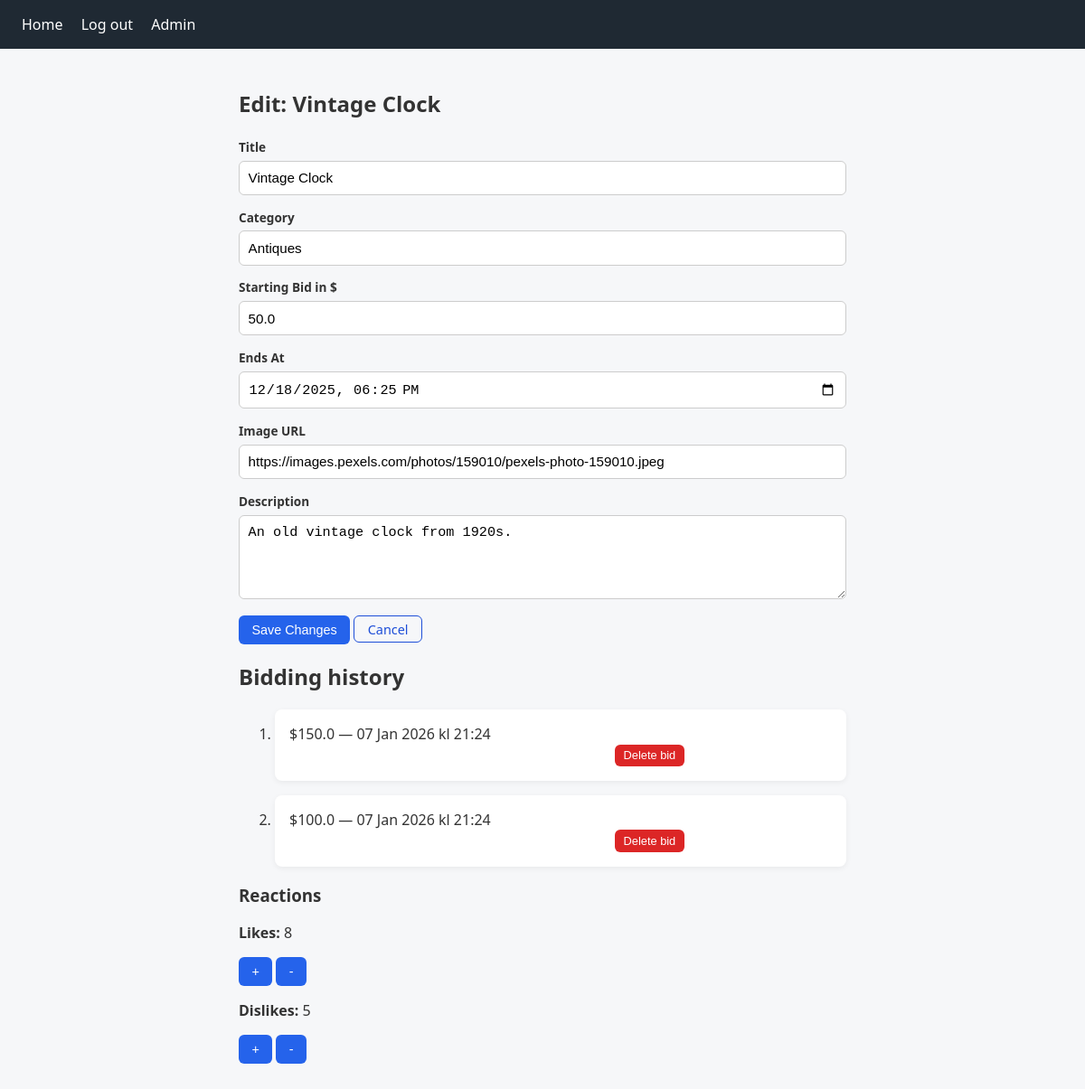
Screenshot of /admin/edit/1 (signed in) with the database file from the repository.
### models/auction.py (models this page shows)
class Auction(db.Model):
    __tablename__ = 'auctions'
    id = db.Column(db.Integer, primary_key=True)
    title = db.Column(db.String(50), unique=True, nullable=False)
    description = db.Column(db.String(10), nullable=False)
    category = db.Column(db.String(20), nullable=False)
    starting_bid = db.Column(db.Float, nullable=False)
    start_at = db.Column(db.DateTime, server_default=db.func.now())
    end_at = db.Column(db.DateTime, nullable=False)
    image_url = db.Column(db.String(200), nullable=True) # URL till bild

### models/bid.py (models this page shows)
class Bid(db.Model):
    __tablename__ = 'bids'
    id = db.Column(db.Integer, primary_key=True)
    auction_id = db.Column(db.Integer, db.ForeignKey('auctions.id'), nullable=False)
    bidder_email = db.Column(db.String(120), db.ForeignKey('users.email'), nullable=False)
    amount = db.Column(db.Float, nullable=False)
    created_at = db.Column(db.DateTime, server_default=db.func.now())

### blueprints/admin/admin_routes.py (the view, shortened to what this page needs)
@admin_bp.route('/add', methods=['GET', 'POST'])
@admin_bp.route('/edit/<int:auction_id>', methods=['GET', 'POST'])
@login_required
def admin_form(auction_id=None):
    if not is_admin():
        flash('Access denied: You must be an administrator.', 'danger')
        return redirect(url_for('auctions_bp.auctions_list'))
    auction_edit = None
    title = "Add new auction"
    history = []
    if auction_id:
        auction_edit = auction_repo.get_auction_by_id(auction_id)
        title = f"Edit: {auction_edit.title}"
        history = auction_repo.get_bidding_history(auction_id)
        likes = reactions_repo.count(auction_id, "like")
        dislikes = reactions_repo.count(auction_id, "dislike")
    else:
        likes = 0
        dislikes = 0
    return render_template(
    "admin_auction_form.html",
    auction=auction_edit,
    title=title,
    history=history,
    likes=likes,
    dislikes=dislikes
)

### blueprints/admin/admin_routes.py (called while the page is built)
def is_admin():
    return current_user.is_authenticated and current_user.role == 'admin'

### dbrepository/auction_repo.py (called while the page is built)
    def get_auction_by_id(self, auction_id):
        return Auction.query.get_or_404(auction_id)

    def get_bidding_history(self, auction_id):
        return (Bid.query
                .filter_by(auction_id=auction_id)
                .order_by(Bid.created_at.desc())
                .all())

### dbrepository/reactions_repo.py (called while the page is built)
    def count(self, auction_id, kind):
        return Reaction.query.filter_by(auction_id=auction_id, kind=kind).count()

### flask_app.py (called while the page is built)
@login_manager.user_loader
def load_user(user_id):
    return User.query.get(int(user_id))

### blueprints/admin/templates/admin_auction_form.html (shortened to what this page needs)
{% extends "base.html" %}
{% block content %}
<section>
    <h1>{{ title }}</h1>
    <form method="POST">
        <div>
            <label for="title" class="form-label">Title</label>
            <input type="text" placeholder="Example Nightstand" id="title" name="title"
                value="{{ auction.title if auction else '' }}" required>
        </div>
        <div class="mb-3">
            <label for="category" class="form-label">Category</label>
            <input type="text" placeholder="Example furniture" id="category" name="category"
                value="{{ auction.category if auction else '' }}" required>
        </div>
        <div>
            <div>
                <label for="starting_bid" class="form-label">Starting Bid in $</label>
                <input type="text" placeholder="100.00" id="starting_bid" name="starting_bid"
                    value="{{ auction.starting_bid if auction else '' }}" required>
            </div>
            <div>
                <label for="end_at" class="form-label">Ends At</label>
                <input type="datetime-local" id="end_at" name="end_at"
                    value="{{ auction.end_at if auction else '' }}" required>
            </div>
            <div>
                <label for="image_url" class="form-label">Image URL</label>
                <input type="text" placeholder="Optional" id="image_url" name="image_url"
                    value="{{ auction.image_url if auction else '' }}" >
            </div>
        </div>
        <div>
            <label for="description" class="form-label">Description</label>
            <textarea id="description" placeholder="Describe your item" name="description" rows="4"
                required>{{ auction.description if auction else '' }}</textarea>
        </div>
        <button type="submit" class="button">
            {{ 'Save Changes' if auction else 'Add auction' }}
        </button>
        <a href="{{ url_for('admin_bp.admin_auctions_list') }}" class="button-secondary">Cancel</a>
    </form>
    <h2>Bidding history</h2>
    <ol>
        {% for bid in history %}
        <li>${{ bid.amount }} — {{ bid.created_at.strftime("%d %b %Y kl %H:%M") }}
            <form action="{{ url_for('admin_bp.admin_delete_bid', bid_id=bid.id) }}" method="POST" style="display:inline;">
            <button type="submit" class="button small danger button-far-right"
                onclick="return confirm('Are you sure you want to delete this bid?');"
                aria-label="Delete bid for {{ auction.title }}">Delete bid</button>
        </form>
        </li>
        {% else %}
        <li>No bids yet.</li>
        {% endfor %}
    </ol>
    {% if auction %}
    <h3>Reactions</h3>
    <p>
        <b>Likes:</b> {{ likes }}
    <form method="post" action="{{ url_for('admin_bp.admin_likes_plus', auction_id=auction.id) }}"
        style="display:inline;">
        <button class="button" type="submit">+</button>
    </form>
    <form method="post" action="{{ url_for('admin_bp.admin_likes_minus', auction_id=auction.id) }}"
        style="display:inline;">
        <button class="button" type="submit">-</button>
    </form>
    </p>
    <p>
        <b>Dislikes:</b> {{ dislikes }}
    <form method="post" action="{{ url_for('admin_bp.admin_dislikes_plus', auction_id=auction.id) }}"
        style="display:inline;">
        <button class="button" type="submit">+</button>
    </form>
    <form method="post" action="{{ url_for('admin_bp.admin_dislikes_minus', auction_id=auction.id) }}"
        style="display:inline;">
        <button class="button" type="submit">-</button>
    </form>
    </p>
    {% endif %}
</section>
{% endblock %}

### Static/style.css (style rules this page uses)
* { box-sizing: border-box; }
body { margin: 0; font-family: system-ui, -apple-system, BlinkMacSystemFont, "Segoe UI", Roboto, Oxygen, Ubuntu, Cantarell, "Open Sans", "Helvetica Neue", sans-serif; background-color: #f6f7f9; color: #333; }
li { background: white; padding: 1rem; margin-top: 1rem; margin-bottom: 1rem; border-radius: 8px; box-shadow: 0 2px 6px rgba(0,0,0,0.06); }
a { color: #2563eb; }
form { margin: 0.5rem 0; }
input, select, textarea { width: 100%; padding: 0.6rem; margin: 0.3rem 0 0.8rem 0; border-radius: 6px; border: 1px solid #ccc; font-size: 0.95rem; }
.form-label { font-weight: 600; font-size: 0.85rem; }
.button { background: #2563eb; color: white; border: none; padding: 0.5rem 0.9rem; border-radius: 6px; cursor: pointer; font-size: 0.9rem; }
.button.danger { background: #dc2626; }
.button.small { padding: 0.3rem 0.6rem; font-size: 0.8rem; }
.button-secondary { color: #1d4ed8; border: 1px solid #1d4ed8; padding: 0.3rem 0.9rem; border-radius: 6px; cursor: pointer; font-size: 0.9rem; text-decoration: none; }
.button-far-right { margin-left: 30vw; }

### rows the page displays
Auction: title "Vintage Clock", category "Antiques", starting_bid "50.0", end_at "12/18/2025 18:25", image_url "https://images.pexels.com/photos/159010/pexels-photo-159010.jpeg", description "An old vintage clock from 1920s."
Bid: amount "150.0", created_at "07 Jan 2026 kl 21:24"
Bid: amount "100.0", created_at "07 Jan 2026 kl 21:24"

### other values shown
{{ title }} "Edit: Vintage Clock"
{{ 'Save Changes' if auction else 'Add auction' }} "Save Changes"
{{ likes }} "8"
{{ dislikes }} "5"
